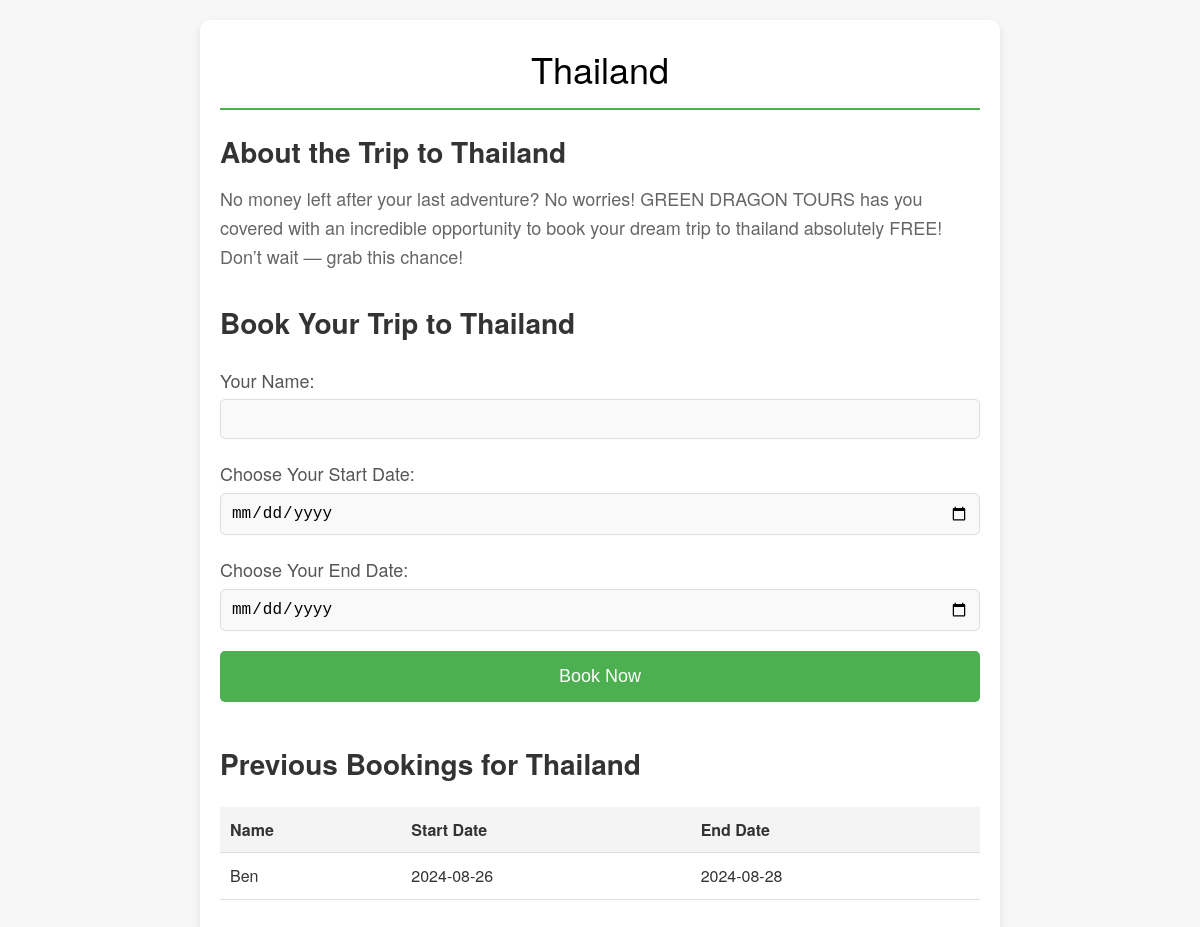
Page /destination/thailand on the committed database.
### app.py (models this page shows)
class Booking(db.Model):
    id = db.Column(db.Integer, primary_key = True)
    name = db.Column(db.String(80), unique = False, nullable = False)
    start_date = db.Column(db.String(80), unique = False, nullable = False)
    end_date = db.Column(db.String(80), unique = False, nullable = False)
    destination_name = db.Column(db.String(80), unique = False, nullable = False)

### app.py (the view)
@app.route('/destination/<destination_name>')
def trips(destination_name):
    bookings = Booking.query.filter_by(destination_name=destination_name).all()
    return render_template("destination.html", destination_name=destination_name, bookings=bookings)

### templates/destination.html (shortened to what this page needs)
<!doctype html>
<html lang="en">
<head>
    <link rel="stylesheet" href="/static/css/destination/destination_style.css">
</head>
<body>
    <div class="container">
        <header>
            <h1>{{ destination_name | capitalize }}</h1>
        </header>
        <section class="info">
            <h2>About the Trip to {{ destination_name | capitalize }}</h2>
            <p>
                No money left after your last adventure? No worries! GREEN DRAGON TOURS has you covered with an incredible opportunity to book your dream trip to {{ destination_name }} absolutely FREE! Don’t wait — grab this chance!
            </p>
        </section>
        <section class="booking">
            <h2>Book Your Trip to {{ destination_name | capitalize }}</h2>
            <form action="\book" method="post" class="booking-form">
                <label for="name">Your Name:</label>
                <input type="text" id="name" name="name" required>
                <label for="start-date">Choose Your Start Date:</label>
                <input type="date" id="start-date" name="start_date" required>
                <label for="end-date">Choose Your End Date:</label>
                <input type="date" id="end-date" name="end_date" required>
                <button type="submit">Book Now</button>
            </form>
        </section>
<section class="previous-bookings">
    <h2>Previous Bookings for {{ destination_name | capitalize }}</h2>
    <table>
        <thead>
            <tr>
                <th>Name</th>
                <th>Start Date</th>
                <th>End Date</th>
            </tr>
        </thead>
        <tbody>
            {% for booking in bookings %}
            <tr>
                <td>{{ booking.name }}</td>
                <td>{{ booking.start_date }}</td>
                <td>{{ booking.end_date }}</td>
            </tr>
            {% endfor %}
        </tbody>
    </table>
</section>
    </div>
</body>
</html>

### static/css/destination/destination_style.css (style rules this page uses)
* { margin: 0; padding: 0; box-sizing: border-box; }
body { font-family: 'Helvetica Neue', Arial, sans-serif; background-color: #f7f7f7; color: #333; line-height: 1.6; padding: 20px; }
.container { max-width: 800px; margin: 0 auto; padding: 20px; background-color: #fff; border-radius: 10px; box-shadow: 0 4px 10px rgba(0, 0, 0, 0.1); }
header { margin-bottom: 20px; }
header h1 { font-size: 36px; font-weight: 300; color: #000000; border-bottom: 2px solid #4CAF50; padding-bottom: 10px; text-align: center; }
section.info { margin-bottom: 30px; }
section.info h2 { font-size: 28px; color: #333; margin-bottom: 10px; }
section.info p { font-size: 18px; color: #666; }
section.booking h2 { font-size: 28px; color: #333; margin-bottom: 20px; }
.booking-form { display: flex; flex-direction: column; }
.booking-form label { font-size: 18px; margin-bottom: 5px; color: #555; }
.booking-form input[type="date"] { padding: 10px; font-size: 16px; margin-bottom: 20px; border: 1px solid #ddd; border-radius: 5px; background-color: #f9f9f9; }
.booking-form input[type="text"] { padding: 10px; font-size: 16px; margin-bottom: 20px; border: 1px solid #ddd; border-radius: 5px; background-color: #f9f9f9; }
.booking-form button { padding: 15px; font-size: 18px; color: #fff; background-color: #4CAF50; border: none; border-radius: 5px; cursor: pointer; transition: background-color 0.3s ease; }
.previous-bookings { margin-top: 40px; }
.previous-bookings h2 { font-size: 28px; color: #333; margin-bottom: 20px; }
table { width: 100%; border-collapse: collapse; margin-bottom: 20px; }
table th, table td { padding: 10px; text-align: left; border-bottom: 1px solid #ddd; color: #333; }
table th { background-color: #f4f4f4; font-weight: 600; }

### rows in the picture
Booking: destination_name "Thailand", destination_name "thailand", name "Ben", start_date "2024-08-26", end_date "2024-08-28"
